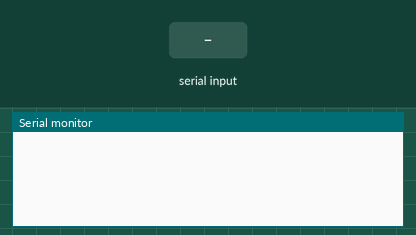
A sketch run on a simulated Arduino Uno, built with avr-gcc and run on an emulated ATmega328P. Parts: the last lines printed to the serial monitor. The inputs (shaded band) are chosen by the test bench.

Above: at 1.2 s.
1.3 s: "a" received over Serial
At 1.7 s:
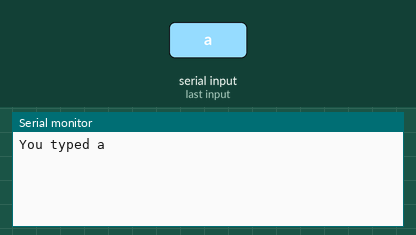
2.8 s: "1" received over Serial
At 4.0 s:
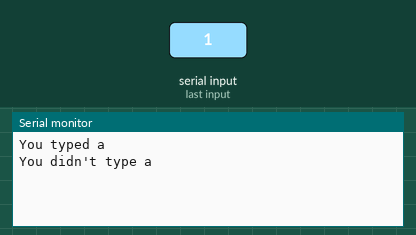

Measured:
- after the input at 1.3 s, the serial monitor: prints a new line at once (image 1)
- after the input at 2.8 s, the serial monitor: prints a new line at once (image 2)

The sketch:

practice1.ino
```cpp
void setup() {
  Serial.begin(9600);
}

void loop() {
  if(Serial.available()>0){
    char c = Serial.read();
    if(c=='a'){
      Serial.println("You typed a");
    }
    else{
      Serial.println("You didn't type a");
    }
  }
}
```
